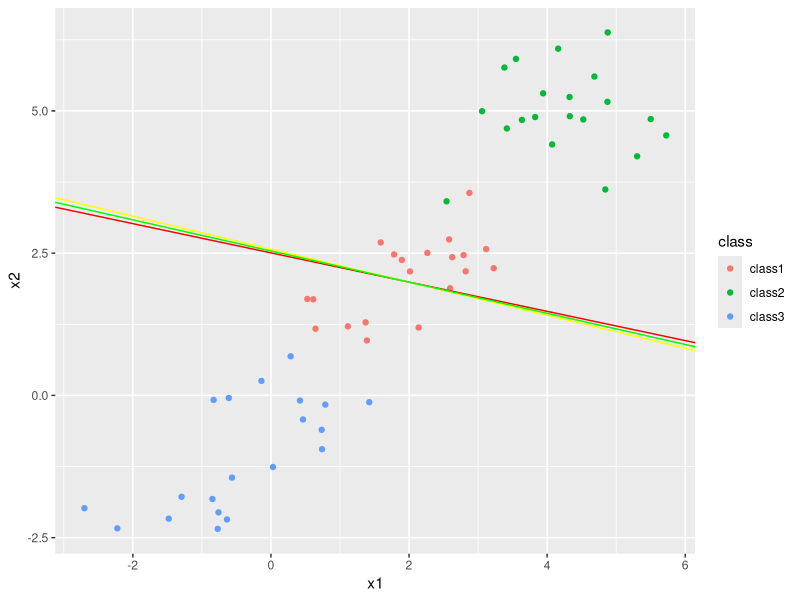

Write R code to recreate this figure.
## ---- chunk 1
library(tidyverse)
## ---- chunk 2
###simulate three variables
#For each class, there are three covariates
Sigma.matrix <- diag(c(8,2,6),3,3)
Sigma.matrix[1,2]=1.5
Sigma.matrix[2,1]=1.5#X1 and x2 are correlated 
X1 =MASS::mvrnorm(n=20, c(2,1,1), Sigma.matrix)%>%as.data.frame()
X2 =MASS::mvrnorm(n=20, c(5,2,8), Sigma.matrix)%>%as.data.frame()
X3 =MASS::mvrnorm(n=20, c(-2,-2,-1), Sigma.matrix)%>%as.data.frame()
X=rbind(X1,X2,X3)%>%as.matrix()
##construct Y
Y = matrix(0,60,3)%>%as.data.frame()
Y[1:20,1]=1
Y[21:40,2]=1
Y[41:60,3]=1
colnames(Y)=c("A","B","C")
Y = as.matrix(Y)
##Multivariate regression
lm(Y~X)
##Multiple regression
lm(Y[,1]~X)
lm(Y[,2]~X)
lm(Y[,3]~X)
## ---- chunk 3
#Multivariate regression
lm(Y~X)
#Multiple regression on category A
## ---- chunk 4
##write three clusters with two dimension which is convenient for visualization
Sigma.matrix <- diag(c(1,1),2,2)
Sigma.matrix[1,2]=0.5
Sigma.matrix[2,1]=0.5#X1 and x2 are correlated 
X1 =MASS::mvrnorm(n=20, c(2,2), Sigma.matrix)%>%as.data.frame()
X2 =MASS::mvrnorm(n=20, c(4,5), Sigma.matrix)%>%as.data.frame()
X3 =MASS::mvrnorm(n=20, c(-1,-1), Sigma.matrix)%>%as.data.frame()
X = rbind(X1,X2,X3)
X = cbind(rep(1,nrow(X)),X)%>%as.matrix()
Y = matrix(0,60,3)
Y[1:20,1]=1
Y[21:40,2]=1
Y[41:60,3]=1

##coefficient matrix
coef = solve(t(X)%*%X)%*%t(X)%*%Y
##get the slope(s) and intercept(i)
boundary = function(class1,class2,coef_mat){
  i = class1
  j = class2
  l = coef[,i]-coef[,j]%>%as.numeric()
  inter = -l[1]/l[3]
  slope = -l[2]/l[3]
  return(list(inter,slope))
}

inter_12 = boundary(1,2,coef)[[1]]
inter_13 = boundary(1,3,coef)[[1]]
inter_23 = boundary(2,3,coef)[[1]]
slope_12 = boundary(1,2,coef)[[2]]
slope_13 = boundary(1,3,coef)[[2]]
slope_23 = boundary(2,3,coef)[[2]]

## ---- chunk 5
X_mat = X[,-1]%>%as.data.frame()
colnames(X_mat)=c("x1","x2")
X_mat=cbind(X_mat,class=c(rep("class1",20),rep("class2",20),rep("class3",20)))%>%as.data.frame()
ggplot(X_mat, aes(x=x1, y=x2)) + geom_point(aes(color=class)) + geom_abline(
  slope=slope_12,
  intercept=inter_12,
  color = "red"
) + geom_abline(
  slope=slope_13,
  intercept=inter_13,
  color = "yellow"
)+ geom_abline(
  slope=slope_23,
  intercept=inter_23,
  color = "green"
)

